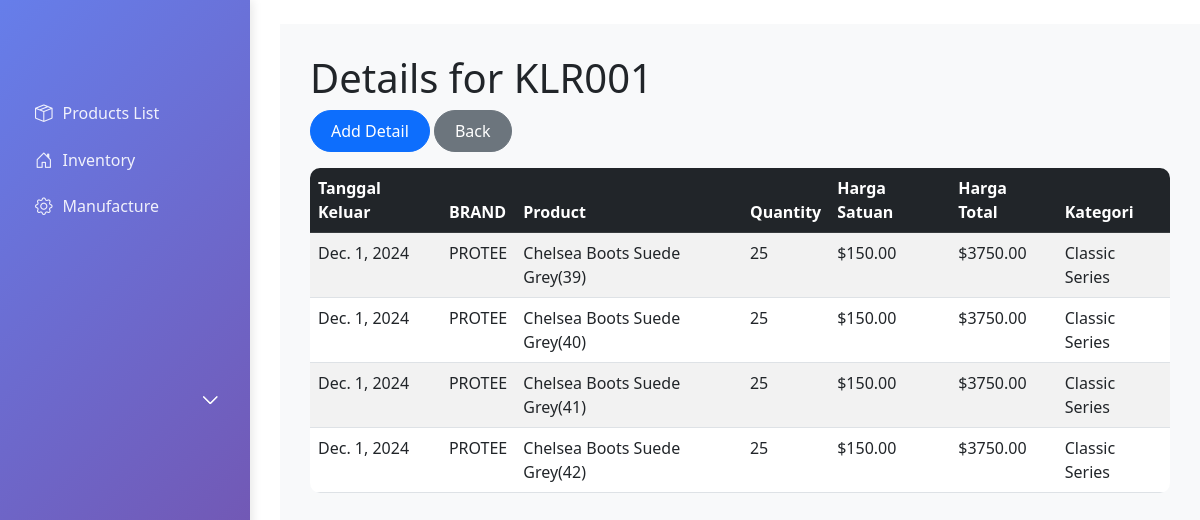
Page /inventory/keluar/KLR001/details/ on the committed database.
### inventory_product/models.py (models this page shows, shortened)
class KeluarBarang(models.Model):
    id_keluar = models.CharField(max_length=100, primary_key=True)
    tanggal_keluar = models.DateField()
    keterangan = models.TextField(blank=True)
    def __str__(self):
        return self.id_keluar

class KeluarBarangDetail(models.Model):
    id_keluar = models.ForeignKey(KeluarBarang, on_delete=models.CASCADE)
    tanggal_keluar = models.DateField()
    BRAND = models.CharField(max_length=100)
    id_product = models.ForeignKey(Product, on_delete=models.CASCADE)
    Nama_product = models.CharField(max_length=200)
    quantity = models.PositiveIntegerField()
    harga_satuan = models.DecimalField(max_digits=10, decimal_places=2)
    harga_total = models.DecimalField(max_digits=10, decimal_places=2)
    kategori = models.CharField(max_length=100)

### inventory_product/views.py (the view)
# urls.py: path('keluar/<str:pk>/details/', views.keluar_detail_list, name='keluar_detail_list'),
def keluar_detail_list(request, pk):
    keluar = get_object_or_404(KeluarBarang, pk=pk)
    details = KeluarBarangDetail.objects.filter(id_keluar=keluar)
    return render(request, 'inventory_product/keluar_detail_list.html', {'keluar': keluar, 'details': details})

### inventory_product/templates/inventory_product/keluar_detail_list.html (shortened to what this page needs)
{% extends 'base.html' %}
{% block content %}
<h1>Details for {{ keluar }}</h1>
<div class="mb-3">
    <a href="{% url 'keluar_detail_create' keluar.pk %}" class="btn btn-primary">Add Detail</a>
    <a href="{% url 'keluar_list' %}" class="btn btn-secondary">Back</a>
</div>
<div class="table-responsive">
    <table class="table table-striped table-hover">
        <thead class="table-dark">
            <tr>
                <th>Tanggal Keluar</th>
                <th>BRAND</th>
                <th>Product</th>
                <th>Quantity</th>
                <th>Harga Satuan</th>
                <th>Harga Total</th>
                <th>Kategori</th>
            </tr>
        </thead>
        <tbody>
            {% for detail in details %}
            <tr>
                <td>{{ detail.tanggal_keluar }}</td>
                <td>{{ detail.BRAND }}</td>
                <td>{{ detail.Nama_product }}</td>
                <td>{{ detail.quantity }}</td>
                <td>${{ detail.harga_satuan }}</td>
                <td>${{ detail.harga_total }}</td>
                <td>{{ detail.kategori }}</td>
            </tr>
            {% endfor %}
        </tbody>
    </table>
</div>
{% endblock %}

### erp_project/templates/base.html (style rules this page uses)
.btn { border-radius: 25px; padding: 8px 20px; font-weight: 500; }
.table { border-radius: 10px; overflow: hidden; }

### rows in the picture
KeluarBarang: id_keluar "KLR001"
KeluarBarangDetail: tanggal_keluar "Dec. 1, 2024", BRAND "PROTEE", Nama_product "Chelsea Boots Suede Grey(39)", quantity "25", harga_satuan "150.00", harga_total "3750.00", kategori "Classic Series"
KeluarBarangDetail: tanggal_keluar "Dec. 1, 2024", BRAND "PROTEE", Nama_product "Chelsea Boots Suede Grey(40)", quantity "25", harga_satuan "150.00", harga_total "3750.00", kategori "Classic Series"
KeluarBarangDetail: tanggal_keluar "Dec. 1, 2024", BRAND "PROTEE", Nama_product "Chelsea Boots Suede Grey(41)", quantity "25", harga_satuan "150.00", harga_total "3750.00", kategori "Classic Series"
KeluarBarangDetail: tanggal_keluar "Dec. 1, 2024", BRAND "PROTEE", Nama_product "Chelsea Boots Suede Grey(42)", quantity "25", harga_satuan "150.00", harga_total "3750.00", kategori "Classic Series"
